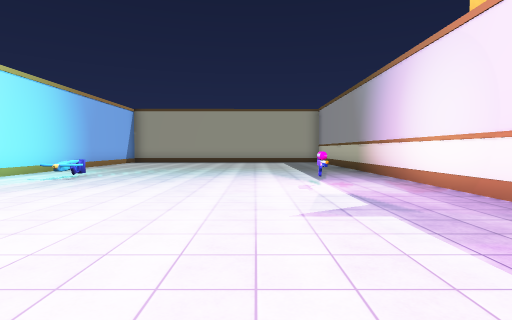
view 1 (above)

18 first-person views from a walk through a 3-D level made in the Unity game engine. The camera is 1.4 m above the floor, tilts 2° down and sees 80° across. The floor is counted in squares, 2 m on a side. Each view is taken from the middle of a square. On the plan, view 1 faces up. The plan holds only what a view shows up to about 10 squares ahead; the rest is blank. The place goes on beyond the plan. The player character is not drawn. Some surface patterns are stand-ins.

view 2
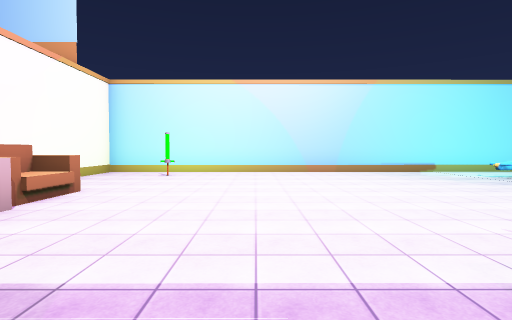

view 3
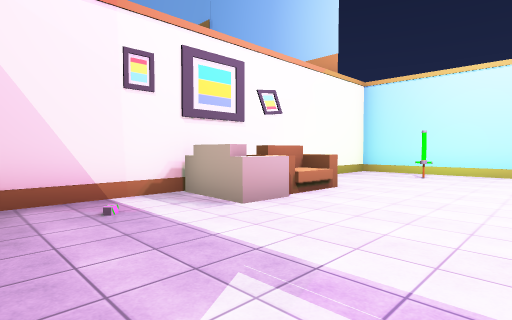

view 4
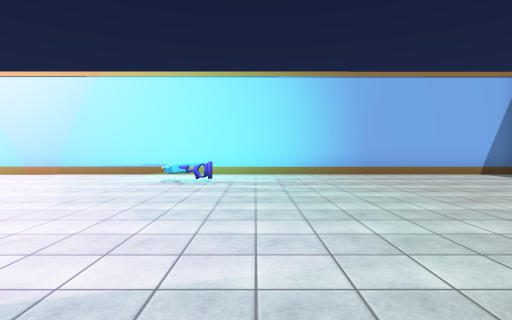

view 5
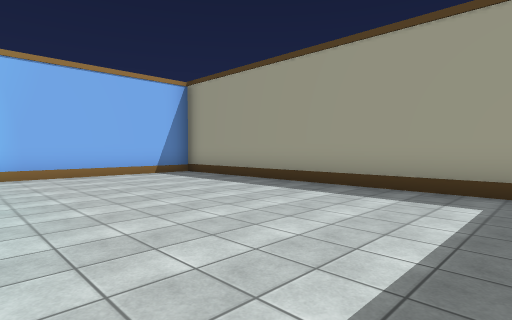

view 6
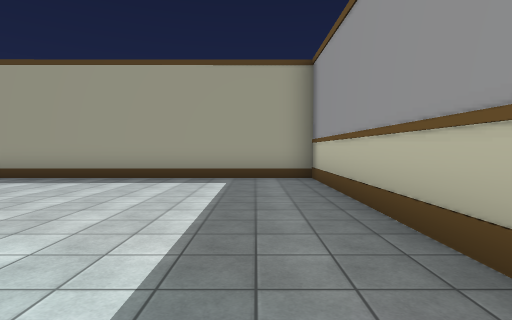

view 7
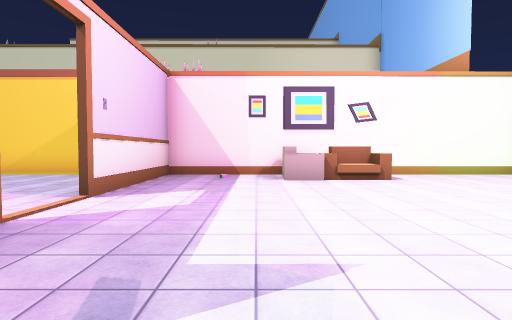

view 8
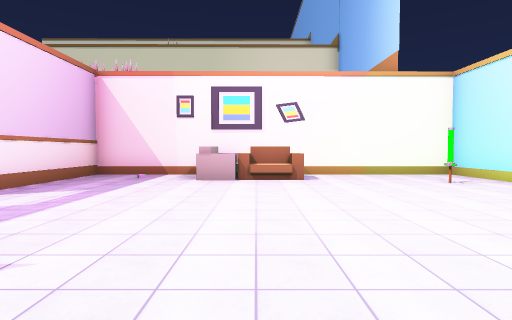

view 9
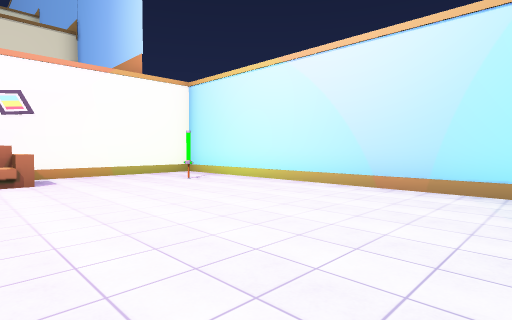

view 10
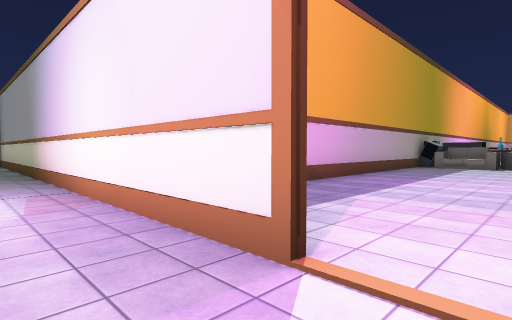

view 11
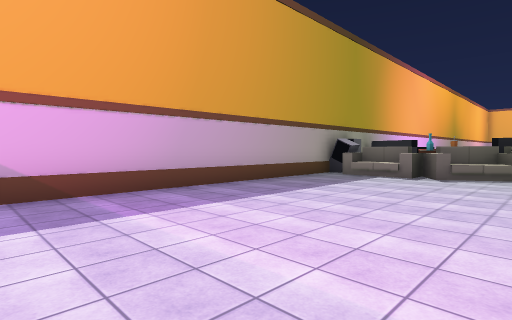

view 12
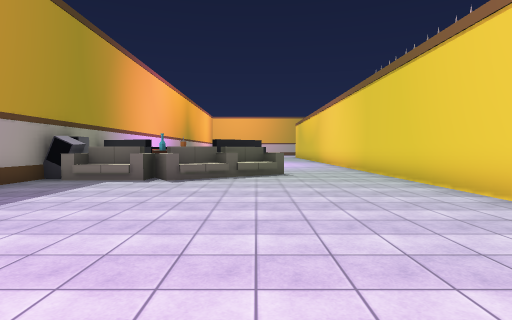

view 13
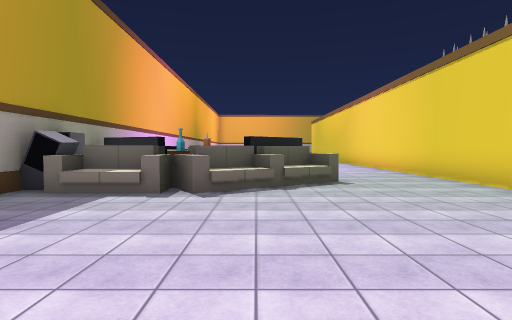

view 14
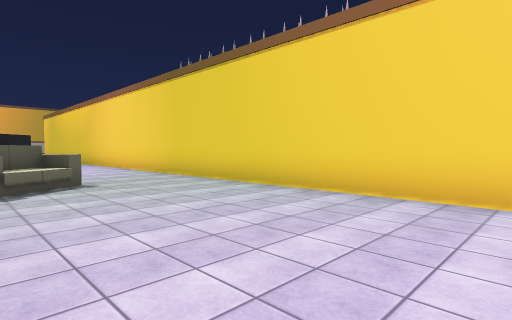

view 15
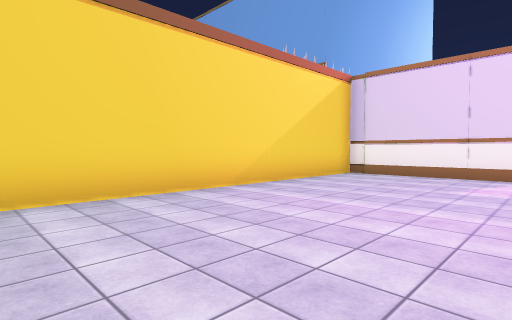

view 16
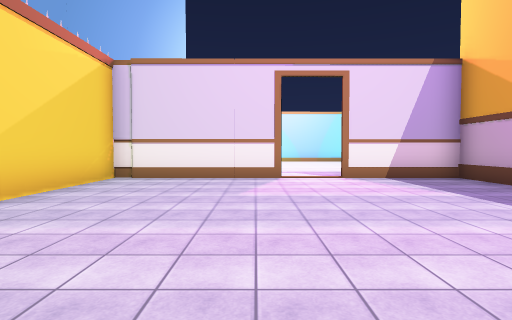

view 17
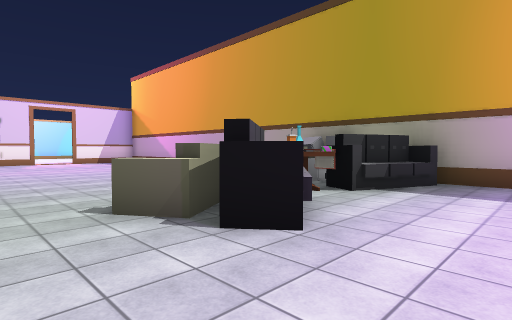

view 18
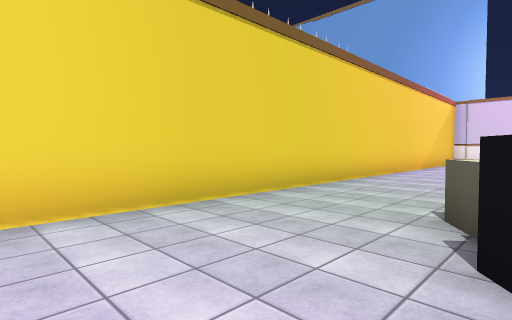

### Floor plan
Points are (right, up) in squares from view 1. A wall is a line through its corners. A room is listed if a view was taken in it or the views show most of it. See-through windows are left out.
Room 1 (views 1, 2, 3, 4, 5, 6, 7, 8, 9, 10)
walls: (3.4, 2) (3.4, 16.5) (-6.5, 16.4) (-6.5, -3.6) (2.9, -3.6); (3.5, -3.5) (3.4, 0.7)
ways out: opening at (3, 1.5) to room 2
objects: sword (-5, -1); other object (-5, 7) to (-4, 8); sofa (-2, -2); sofa (-1, -3) to (0, -2); gun (1, 6); other object (2, -2)
Room 2 (views 11, 12, 13, 14, 15, 16, 17, 18)
walls: (15.6, 5) (7.3, 5); (18.4, -3.5) (20, -3.5); (5.1, 5) (3.5, 5) (3.5, 2); (3.5, 0.7) (3.5, -3.6); (19.5, 5) (17.2, 5); (2.9, -3.6) (12.6, -3.5)
ways out: opening at (3, 1.5) to room 1
objects: other object (13, -4); other object (14, -4); other object (15, -4); sofa (15, 1) to (16, 2); sofa (15, 3); fridge (15, 4); other object (16, -4); sofa (16, 0) to (17, 1); table (16, 2) to (17, 3); fridge (16, 4); other object (17, -4); sofa (17, 3) to (18, 4); other object (18, -4); sofa (18, 0) to (18, 1)

Positions as (right, up) in squares from view 1, and headings:
1: (0, 0), facing up
2: (3, 1), facing left
3: (3, 1), facing down-left
4: (2, 9), facing left
5: (2, 11), facing up-left
6: (2, 9), facing up
7: (1, 5), facing down
8: (-1, 5), facing down
9: (-1, 5), facing down-left
10: (2, 1), facing up-right
11: (7, 0), facing up-right
12: (8, 0), facing right
13: (10, 1), facing right
14: (10, 1), facing down-right
15: (12, 1), facing down-left
16: (11, 0), facing left
17: (20, -2), facing up-left
18: (20, 0), facing down-left
